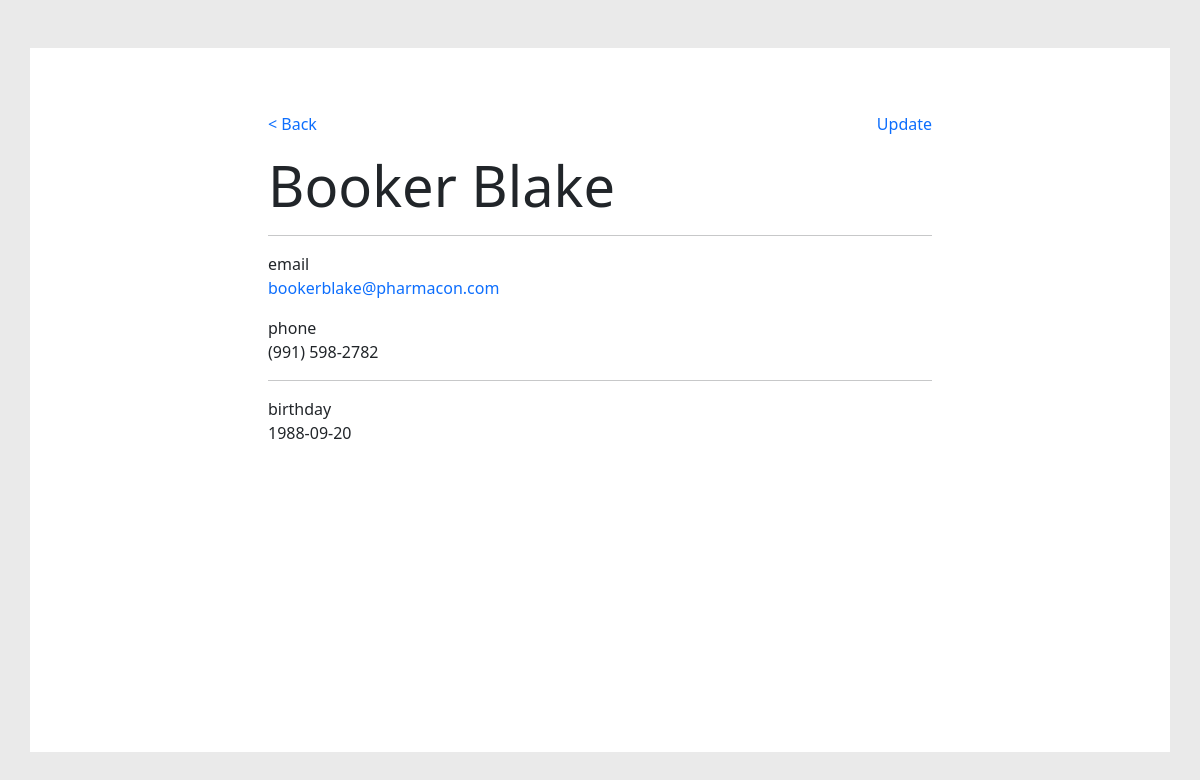
The app's page /contact.php?id=4 with its own data.
### tables this page shows
CREATE TABLE contacts (
  id BIGINT PRIMARY KEY AUTO_INCREMENT,
  first_name VARCHAR(50) NOT NULL,
  last_name VARCHAR(100) NOT NULL,
  email VARCHAR(255) NOT NULL UNIQUE,
  phone BIGINT,
  birthday DATE
);

### functions.php (called while the page is built, shortened)
<?php
  require "db.php";
  function formatPhone ($phone) {
    $area_code = substr($phone, 0, 3);
    $prefix = substr($phone, 3, 3);
    $line_number = substr($phone, 6, 4);
    return "({$area_code}) {$prefix}-{$line_number}";
  }
  function getContact ($id) {
    global $db;
    $sql = "SELECT * FROM contacts WHERE id = :id";
    $result = $db->prepare($sql);
    $result->execute([':id' => $id]);
    $contact = $result->fetch();
    return $contact;
  }

### contact.php (the view)
<?php
  require "functions.php";
  if (isset($_GET['id'])) {
    $contact = getContact($_GET['id']);
  }
  else {
    header("Location: index.php");
  }
?>
<!DOCTYPE html>
<html lang="en">
<?php require "head.php"; ?>
<body>
  <main id="app" class="container my-5 bg-white">
    <div class="row justify-content-center">
      <div class="col-8 p-5">
        <?php require "header.php"; ?>
        <section class="row">
          <div class="col-12">
            <h1 class="display-4 mb-3"><?php echo "{$contact['first_name']} {$contact['last_name']}" ?></h1>
            <hr>
            <p>email<br>
              <a href="mailto:john.smith@email.com"  class="text-decoration-none"><?php echo $contact['email']; ?></a>
            </p>
            <p>phone<br>
              <?php echo formatPhone($contact['phone']); ?>
            </p>
            <hr>
            <p>birthday<br>
              <?php echo $contact['birthday']; ?>
            </p>
          </div>
        </section>
      </div>
    </div>
  </main>
</body>
</html>

### head.php (style rules this page uses)
html, body { height: 100%; margin: 0; background-color: #eaeaea; }
main { min-height: calc(100% - 6rem); }

### records on screen
contacts: first_name "Booker", last_name "Blake", email "bookerblake@pharmacon.com", phone "(991) 598-2782", birthday "1988-09-20"
